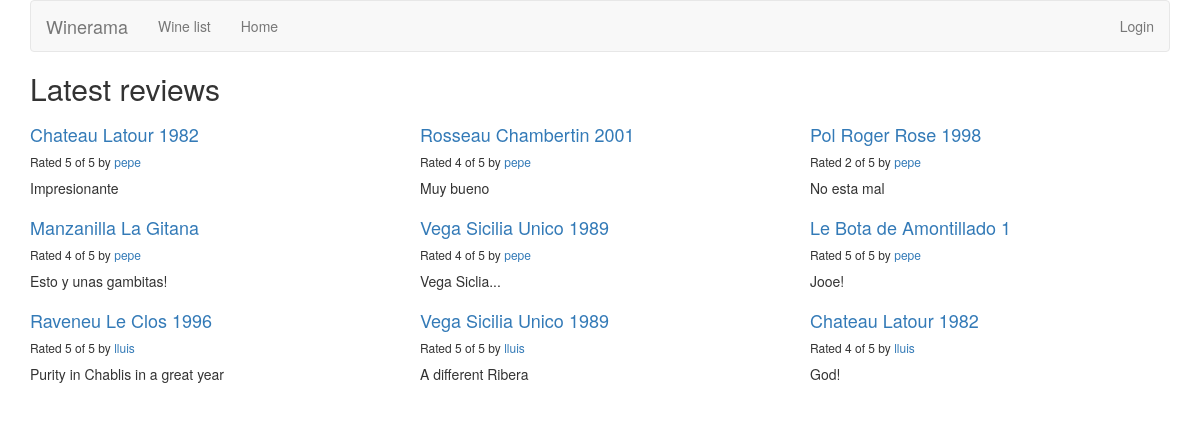
The app's page /reviews/ with its own data.
### reviews/models.py (models this page shows, shortened)
class Review(models.Model):
    RATING_CHOICES=(
        (1,'1'),
        (2,'2'),
        (3,'3'),
        (4,'4'),
        (5,'5'),
    )
    wine=models.ForeignKey(Wine) #tells Django each "Review" is related to a single "Wine"
    pub_date=models.DateTimeField('date published')
    user_name=models.CharField(max_length=100)
    comment=models.CharField(max_length=200)
    rating=models.IntegerField(choices=RATING_CHOICES)

class Wine(models.Model):
    name=models.CharField(max_length=200)

### reviews/views.py (the view)
def review_list(request):
    latest_review_list=Review.objects.order_by('-pub_date')[:9]
    context={'latest_review_list':latest_review_list}
    return render(request,'reviews/review_list.html',context)

### reviews/templates/reviews/review_list.html
{% extends 'base.html' %}
{% block title %}
<h2>Latest reviews</h2>
{% endblock %}
{% block content %}
{% if latest_review_list %}
<div class="row">
    {% for review in latest_review_list %}
    <div class="col-xs-6 col-lg-4">
        <h4><a href="{% url 'reviews:review_detail' review.id %}">
        {{ review.wine.name }}
        </a></h4>
        <h6>Rated {{ review.rating }} of 5 by <a href="{% url 'reviews:user_review_list' review.user_name %}">{{ review.user_name }}</a></h6>
        <p>{{ review.comment }}</p>
    </div>
    {% endfor %}
</div>
{% else %}
<p>No reviews are available.</p>
{% endif %}
{% endblock %}

### records on screen
Review: wine.name "Chateau Latour 1982", rating "5", user_name "pepe", comment "Impresionante"
Review: wine.name "Rosseau Chambertin 2001", rating "4", user_name "pepe", comment "Muy bueno"
Review: wine.name "Pol Roger Rose 1998", rating "2", user_name "pepe", comment "No esta mal"
Review: wine.name "Manzanilla La Gitana", rating "4", user_name "pepe", comment "Esto y unas gambitas!"
Review: wine.name "Vega Sicilia Unico 1989", rating "4", user_name "pepe", comment "Vega Siclia..."
Review: wine.name "Le Bota de Amontillado 1", rating "5", user_name "pepe", comment "Jooe!"
Review: wine.name "Raveneu Le Clos 1996", rating "5", user_name "lluis", comment "Purity in Chablis in a great year"
Review: wine.name "Vega Sicilia Unico 1989", rating "5", user_name "lluis", comment "A different Ribera"
Review: wine.name "Chateau Latour 1982", rating "4", user_name "lluis", comment "God!"
